Frame 1 (no input): blank canvas, image omitted
Frame 60 (no input): blank canvas, image omitted
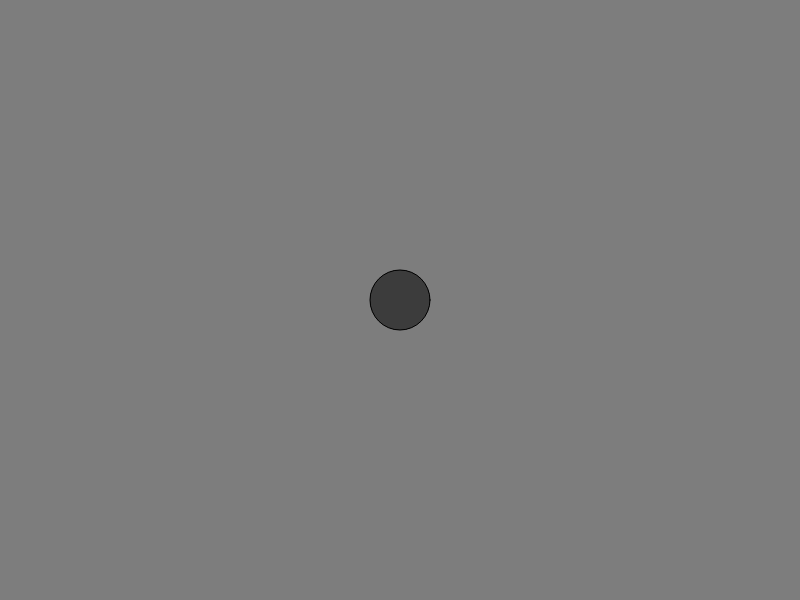
Frame 120 (the mouse pressed at the canvas centre since frame 60)

The p5.js sketch whose frames 1 and 60 were blank and that drew this single picture after the mouse press (run headless with seeded random() and noise() and a simulated clock; from frame 60 on, the mouse is pressed at the canvas centre):

// p5.js sketch
// ── sketch.js
let number = 0;
let delta = 1;

function setup() {
  createCanvas(window.screen.width, window.screen.height);
  background(125);
}

function draw() {

  if (mouseIsPressed) {
    number += delta;
    if (number > 254) { delta = -1; }
    if (number < 1) { delta = 1; }
  }

  fill(number);
  ellipse(mouseX, mouseY, number, number);
}
